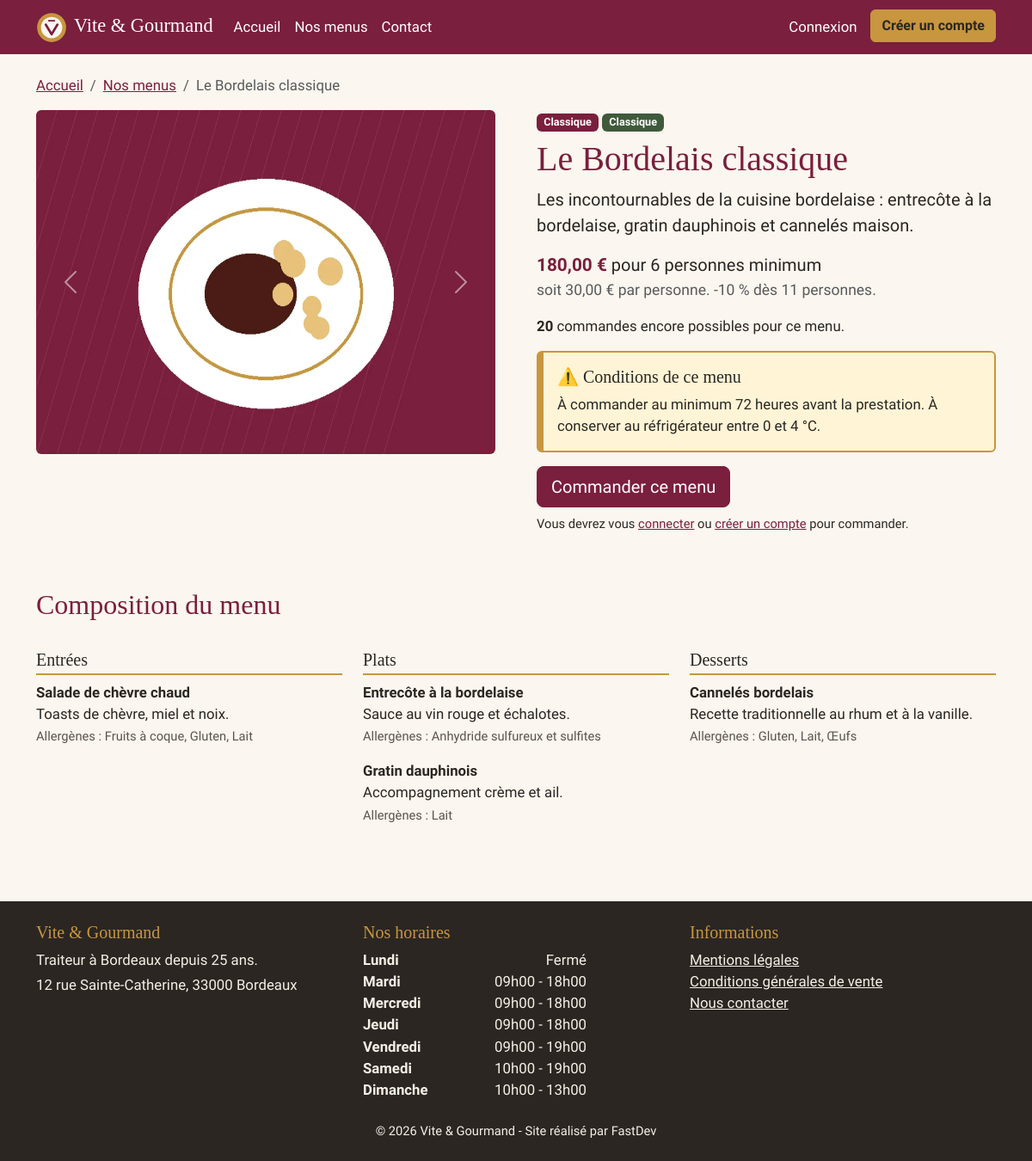
Page /menu?id=3 on the committed database.
### tables this page shows
CREATE TABLE menu (
    menu_id                 INT UNSIGNED AUTO_INCREMENT PRIMARY KEY,
    titre                   VARCHAR(150) NOT NULL,
    description             TEXT NOT NULL,
    theme_id                INT UNSIGNED NOT NULL,
    regime_id               INT UNSIGNED NOT NULL,
    nombre_personne_minimum INT UNSIGNED NOT NULL,
    prix_par_personne       DECIMAL(8,2) NOT NULL,      
    conditions              TEXT NOT NULL,              
    quantite_restante       INT UNSIGNED NOT NULL DEFAULT 0,  
    actif                   BOOLEAN NOT NULL DEFAULT TRUE,
    date_creation           DATETIME NOT NULL DEFAULT CURRENT_TIMESTAMP,
    CONSTRAINT fk_menu_theme  FOREIGN KEY (theme_id)  REFERENCES theme(theme_id),
    CONSTRAINT fk_menu_regime FOREIGN KEY (regime_id) REFERENCES regime(regime_id),
    CONSTRAINT chk_menu_personnes CHECK (nombre_personne_minimum >= 1),
    CONSTRAINT chk_menu_prix      CHECK (prix_par_personne > 0)
);

CREATE TABLE menu_image (
    image_id      INT UNSIGNED AUTO_INCREMENT PRIMARY KEY,
    menu_id       INT UNSIGNED NOT NULL,
    chemin        VARCHAR(255) NOT NULL,               
    texte_alt     VARCHAR(255) NOT NULL,               
    ordre         TINYINT UNSIGNED NOT NULL DEFAULT 0,
    CONSTRAINT fk_image_menu
        FOREIGN KEY (menu_id) REFERENCES menu(menu_id) ON DELETE CASCADE
);

CREATE TABLE theme (
    theme_id  INT UNSIGNED AUTO_INCREMENT PRIMARY KEY,
    libelle   VARCHAR(50) NOT NULL UNIQUE             
);

CREATE TABLE regime (
    regime_id INT UNSIGNED AUTO_INCREMENT PRIMARY KEY,
    libelle   VARCHAR(50) NOT NULL UNIQUE             
);

CREATE TABLE plat (
    plat_id     INT UNSIGNED AUTO_INCREMENT PRIMARY KEY,
    titre_plat  VARCHAR(150) NOT NULL,
    type_plat   ENUM('entree', 'plat', 'dessert') NOT NULL,
    description TEXT NULL
);

CREATE TABLE horaire (
    horaire_id      INT UNSIGNED AUTO_INCREMENT PRIMARY KEY,
    jour            ENUM('lundi','mardi','mercredi','jeudi','vendredi','samedi','dimanche') NOT NULL UNIQUE,
    heure_ouverture TIME NULL,
    heure_fermeture TIME NULL,
    ferme           BOOLEAN NOT NULL DEFAULT FALSE
);

### templates/pages/menu.php (the view, shortened to what the rows shown need)
<?php
$libelles = ['entree' => 'Entrées', 'plat' => 'Plats', 'dessert' => 'Desserts'];
$disponible = (int) $menu['quantite_restante'] > 0;
?>
<div class="container py-4">
    <nav aria-label="Fil d'Ariane">
        <ol class="breadcrumb">
            <li class="breadcrumb-item"><a href="/">Accueil</a></li>
            <li class="breadcrumb-item"><a href="/menus">Nos menus</a></li>
            <li class="breadcrumb-item active" aria-current="page"><?= e($menu['titre']) ?></li>
        </ol>
    </nav>
    <div class="row g-5">
        <div class="col-lg-6">
            <?php if ($menu['images']): ?>
                <div id="galerie" class="carousel slide" aria-label="Galerie photos du menu">
                    <div class="carousel-inner rounded">
                        <?php foreach ($menu['images'] as $i => $img): ?>
                            <div class="carousel-item<?= $i === 0 ? ' active' : '' ?>">
                                <img src="/<?= e($img['chemin']) ?>" class="d-block w-100" alt="<?= e($img['texte_alt']) ?>" width="600" height="400">
                            </div>
                        <?php endforeach; ?>
                    </div>
                </div>
            <?php endif; ?>
        </div>
        <div class="col-lg-6">
            <p class="mb-2">
                <span class="badge badge-theme"><?= e($menu['theme']) ?></span>
                <span class="badge badge-regime"><?= e($menu['regime']) ?></span>
            </p>
            <h1><?= e($menu['titre']) ?></h1>
            <p class="lead"><?= e($menu['description']) ?></p>
            <p class="fs-5">
                <span class="prix"><?= money($menu['prix_minimum']) ?></span>
                pour <?= (int) $menu['nombre_personne_minimum'] ?> personnes minimum
                <span class="d-block small text-muted">
                    soit <?= money($menu['prix_par_personne']) ?> par personne.
                    -10 % dès <?= (int) $menu['nombre_personne_minimum'] + 5 ?> personnes.
                </span>
            </p>
            <p>
                <?php if ($disponible): ?>
                    <strong><?= (int) $menu['quantite_restante'] ?></strong> commande<?= $menu['quantite_restante'] > 1 ? 's' : '' ?> encore possible<?= $menu['quantite_restante'] > 1 ? 's' : '' ?> pour ce menu.
                <?php else: ?>
                    <strong class="text-danger">Ce menu n'est plus disponible à la commande.</strong>
                <?php endif; ?>
            </p>
            <div class="alert alert-conditions" role="note" aria-labelledby="titre-conditions">
                <h2 id="titre-conditions" class="h5"><span aria-hidden="true">⚠️</span> Conditions de ce menu</h2>
                <p class="mb-0"><?= nl2br(e($menu['conditions'])) ?></p>
            </div>
            <?php if ($disponible): ?>
                <?php if (Auth::hasRole(Auth::UTILISATEUR)): ?>
                    <a href="/commander?menu=<?= (int) $menu['menu_id'] ?>" class="btn btn-bordeaux btn-lg">Commander ce menu</a>
                <?php elseif (!Auth::check()): ?>
                    <a href="/connexion?redirect=<?= e(urlencode('/commander?menu=' . $menu['menu_id'])) ?>" class="btn btn-bordeaux btn-lg">Commander ce menu</a>
                    <p class="small mt-2">Vous devrez vous <a href="/connexion?redirect=<?= e(urlencode('/commander?menu=' . $menu['menu_id'])) ?>">connecter</a>
                        ou <a href="/inscription?redirect=<?= e(urlencode('/commander?menu=' . $menu['menu_id'])) ?>">créer un compte</a> pour commander.</p>
                <?php else: ?>
                    <p class="small text-muted">La commande est réservée aux comptes clients.</p>
                <?php endif; ?>
            <?php endif; ?>
        </div>
    </div>
    <section class="mt-5" aria-labelledby="titre-composition">
        <h2 id="titre-composition">Composition du menu</h2>
        <div class="row g-4 mt-1">
            <?php foreach ($plats as $type => $liste): if (!$liste) continue; ?>
                <div class="col-md-4">
                    <h3 class="h5 titre-categorie"><?= e($libelles[$type]) ?></h3>
                    <ul class="list-unstyled">
                        <?php foreach ($liste as $p): ?>
                            <li class="mb-3">
                                <strong><?= e($p['titre_plat']) ?></strong>
                                <?php if ($p['description']): ?><br><span><?= e($p['description']) ?></span><?php endif; ?>
                                <br><span class="small allergenes">
                                    Allergènes : <?= $p['allergenes'] ? e($p['allergenes']) : 'aucun allergène majeur' ?>
                                </span>
                            </li>
                        <?php endforeach; ?>
                    </ul>
                </div>
            <?php endforeach; ?>
        </div>
    </section>
</div>

### templates/layout.php (shortened to what the rows shown need)
<!DOCTYPE html>
<html lang="fr">
<head>
    <link href="https://cdn.jsdelivr.net/npm/bootstrap@5.3.3/dist/css/bootstrap.min.css" rel="stylesheet"
>
    <link href="/assets/css/style.css" rel="stylesheet">
</head>
<body>
<main id="contenu" tabindex="-1">
    <?= $contenu ?>
</main>
<footer class="footer mt-5">
    <div class="container py-4">
        <div class="row g-4">
            <div class="col-md-4">
                <h2 class="h5">Vite &amp; Gourmand</h2>
            </div>
            <div class="col-md-4">
                <h2 class="h5">Nos horaires</h2>
                <ul class="list-unstyled horaires mb-0">
                    <?php $horaires = horaires(); if (!$horaires): ?><li>Horaires momentanément indisponibles</li><?php endif; ?>
                    <?php foreach ($horaires as $h): ?>
                        <li>
                            <span class="jour"><?= e(ucfirst($h['jour'])) ?></span>
                            <span><?= $h['ferme'] ? 'Fermé' : e(heure_fr($h['heure_ouverture']) . ' - ' . heure_fr($h['heure_fermeture'])) ?></span>
                        </li>
                    <?php endforeach; ?>
                </ul>
            </div>
            <div class="col-md-4">
                <h2 class="h5">Informations</h2>
            </div>
        </div>
    </div>
</footer>
</body>
</html>

### rows in the picture
menu: titre "Le Bordelais classique", theme.libelle "Classique", regime.libelle "Classique", description "Les incontournables de la cuisine bordelaise : entrecôte à la bordelaise, gratin dauphinois et cannelés maison.", nombre_personne_minimum "6", prix_par_personne "30,00 €", (int) $menu['nombre_personne_minimum'] + 5 "11", quantite_restante "20", conditions "À commander au minimum 72 heures avant la prestation. À conserver au réfrigérateur entre 0 et 4 °C."
menu_image: chemin (picture)
plat: titre_plat "Salade de chèvre chaud", description "Toasts de chèvre, miel et noix.", allergenes "Fruits à coque, Gluten, Lait"
plat: titre_plat "Entrecôte à la bordelaise", description "Sauce au vin rouge et échalotes.", allergenes "Anhydride sulfureux et sulfites"
plat: titre_plat "Gratin dauphinois", description "Accompagnement crème et ail.", allergenes "Lait"
plat: titre_plat "Cannelés bordelais", description "Recette traditionnelle au rhum et à la vanille.", allergenes "Gluten, Lait, Œufs"
horaire: jour "Lundi", ferme "Fermé"
horaire: jour "Mardi", heure_ouverture+heure_fermeture "09h00 - 18h00"
horaire: jour "Mercredi", heure_ouverture+heure_fermeture "09h00 - 18h00"
horaire: jour "Jeudi", heure_ouverture+heure_fermeture "09h00 - 18h00"
horaire: jour "Vendredi", heure_ouverture+heure_fermeture "09h00 - 19h00"
horaire: jour "Samedi", heure_ouverture+heure_fermeture "10h00 - 19h00"
horaire: jour "Dimanche", heure_ouverture+heure_fermeture "10h00 - 13h00"

### other values in the picture
money($menu['prix_minimum']) "180,00 €"
$libelles[$type] "Entrées"
$libelles[$type] "Plats"
$libelles[$type] "Desserts"
